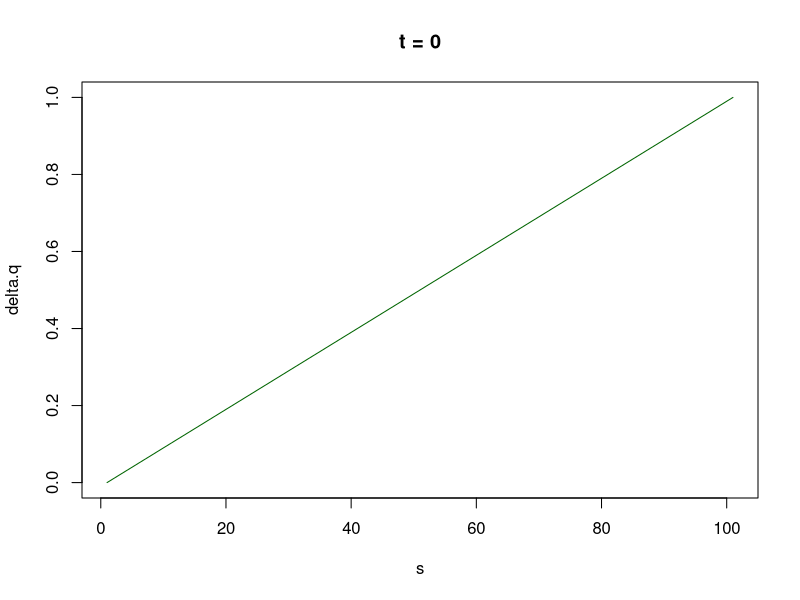
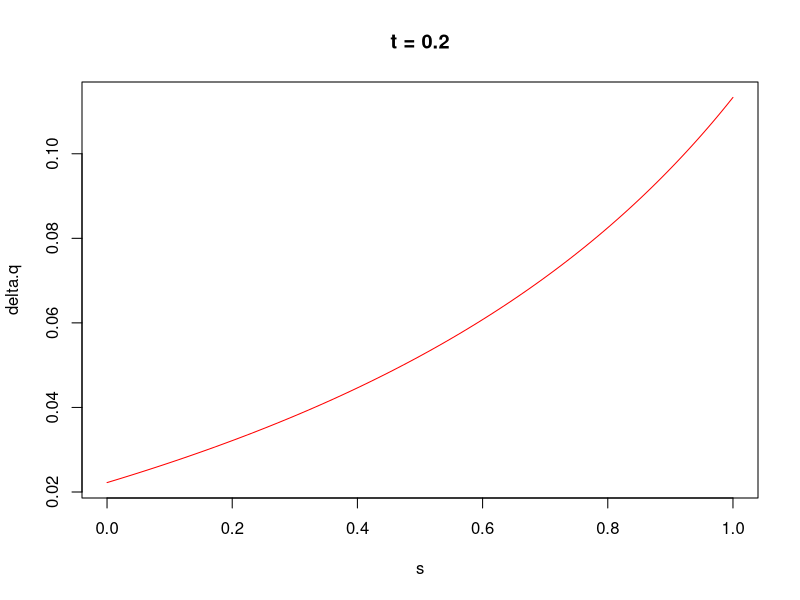
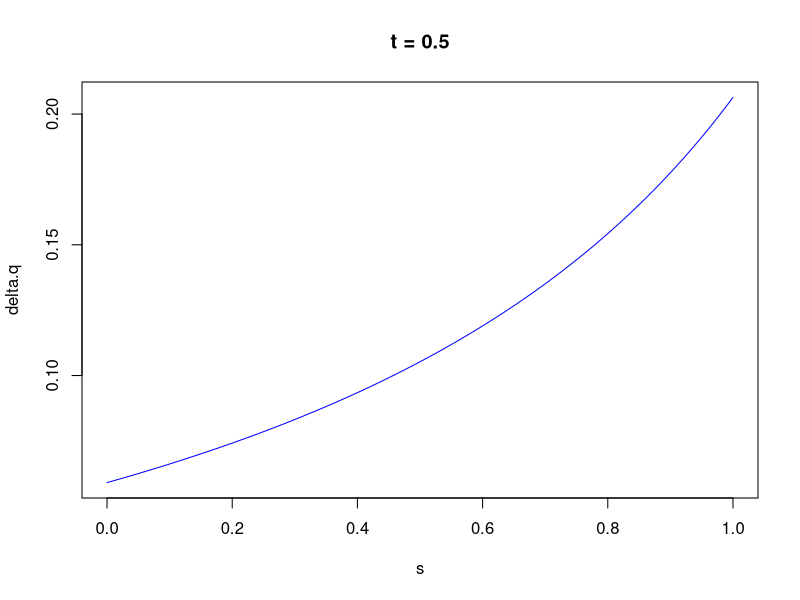
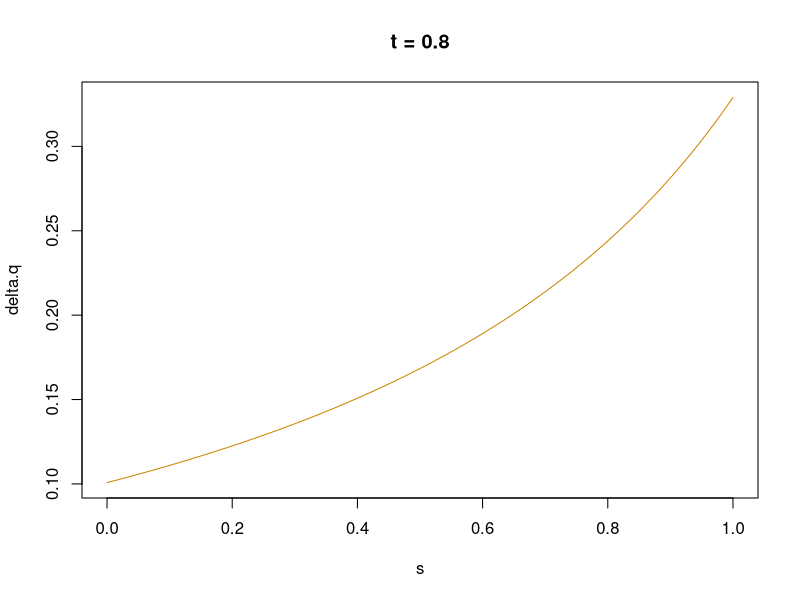
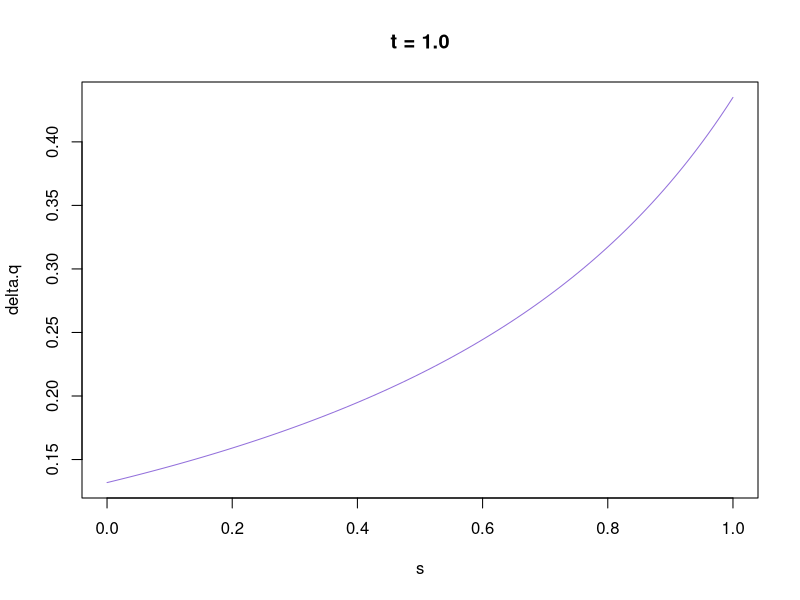

Source code (R) for these figures, in order:
#### 1. Creating a  for changing allele frequencies under heterozygote disadvangtage ####
library(dplyr)
## Where fitness coefficients (w) are:
## w.AA: 1-t
## w.Aa: 1-s
## w.aa: 1
## Function should receive q,s, and t; give output dq (change in q)

hetdef = function(q,s,t){
  p    = 1-q
  w.AA = 1-t
  w.Aa = 1-s
  w.aa = 1
  a    = p*q*(q*(w.aa - w.Aa) + p*(w.Aa - w.AA))
  b    = p^2*w.AA + 2*p*q*w.Aa + q^2*w.aa
  dq   = a/b
  return(dq)
}

## Plotting with differing t's
s = seq(0,1,0.01) #For w.Aa between 0 and 1

#t=0 (no selection)
dqt.0 = hetdef(q=0.565, s= s, t=0)
q.freq = as.data.frame(cbind(s,dqt.0))
plot(x = q.freq$s, y = q.freq$t.0, 
     xlab = "s", ylab = "delta.q", 
     type = "l", col = "darkgreen", 
     main = "t = 0")
## at dq = 0, s = 0
## x- axis is wrong scale, but adding xlim = c(0,1) only give dq = 0 at s = 1 (wrong...)


##Solve for values of s = 0-1 with constant q = 0.565 and t = 0.2 (from Hedrick & Ritland)
dqt.2 = hetdef(q = 0.565,s, t=0.2)
q.freq$dqt.2 = dqt.2
plot(x = q.freq$s, y = q.freq$dqt.2, 
     xlab = "s", ylab = "delta.q", 
     type = "l", col = "red", 
     main = "t = 0.2")
## at dq = 0, s = 0.022 

##t = 0.5
dqt.5 = hetdef(q=0.565, s= s, t=0.5)
q.freq$t.5 = dqt.5
plot(x = q.freq$s, y = q.freq$t.5,
     xlab = "s", ylab = "delta.q", 
     type = "l", col = "blue", 
     main = "t = 0.5")

## at dq = 0, s = 0 .059


##t = 0.8
dqt.8 = hetdef(q=0.565, s= s, t=0.8)
q.freq$t.8 = dqt.8
plot(x = q.freq$s, y = q.freq$t.8,
     xlab = "s", ylab = "delta.q", 
     type = "l", col = "orange3", 
     main = "t = 0.8")
## at dq = 0, s = 0.10

##t = 1.0
dqt1 = hetdef(q=0.565, s= s, t=1)
q.freq$t1 = dqt1
plot(x = q.freq$s, y = q.freq$t1,
     xlab = "s", ylab = "delta.q", 
     type = "l", col = "mediumpurple", 
     main = "t = 1.0")
## at dq = ~0, s = 0.13

